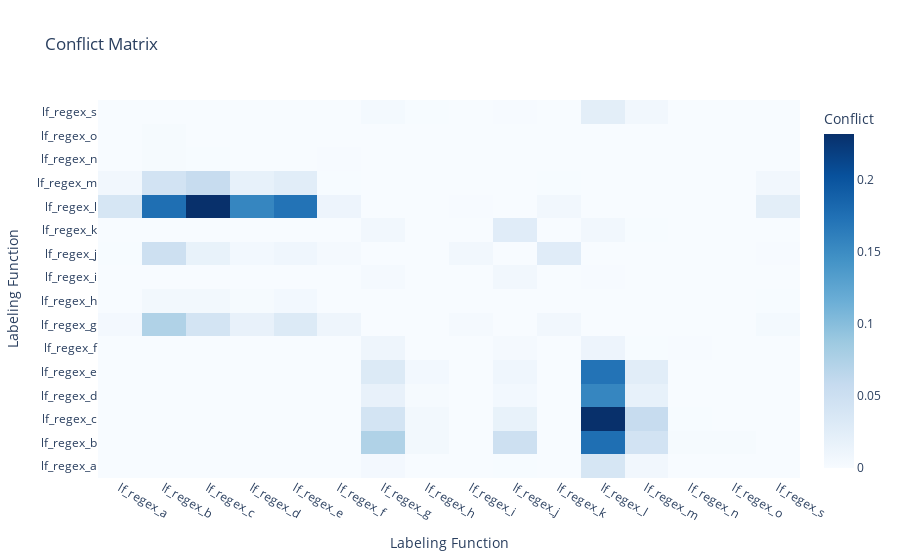

The notebook cell saved with this chart:
### Code cell
from funcoes_graficas import conflict_matrix_show

conflict_matrix_show(L_train,lfs)

### Figure 1 — Plotly figure (JSON) as saved in the notebook; plotly's stock layout.template omitted (floating-point values rounded to 4 significant figures; data arrays with more than 128 entries replaced by an {"elided": "..."} marker saying what was removed)
{"data": [{"colorbar": {"title": {"text": "Conflict"}}, "colorscale": [[0, "rgb(247,251,255)"], [0.125, "rgb(222,235,247)"], [0.25, "rgb(198,219,239)"], [0.375, "rgb(158,202,225)"], [0.5, "rgb(107,174,214)"], [0.625, "rgb(66,146,198)"], [0.75, "rgb(33,113,181)"], [0.875, "rgb(8,81,156)"], [1, "rgb(8,48,107)"]], "type": "heatmap", "x": ["lf_regex_a", "lf_regex_b", "lf_regex_c", "lf_regex_d", "lf_regex_e", "lf_regex_f", "lf_regex_g", "lf_regex_h", "lf_regex_i", "lf_regex_j", "lf_regex_k", "lf_regex_l", "lf_regex_m", "lf_regex_n", "lf_regex_o", "lf_regex_s"], "y": ["lf_regex_a", "lf_regex_b", "lf_regex_c", "lf_regex_d", "lf_regex_e", "lf_regex_f", "lf_regex_g", "lf_regex_h", "lf_regex_i", "lf_regex_j", "lf_regex_k", "lf_regex_l", "lf_regex_m", "lf_regex_n", "lf_regex_o", "lf_regex_s"], "z": {"elided": "16x16 float values"}}], "layout": {"title": {"text": "Conflict Matrix"}, "xaxis": {"title": {"text": "Labeling Function"}}, "yaxis": {"title": {"text": "Labeling Function"}}}}
